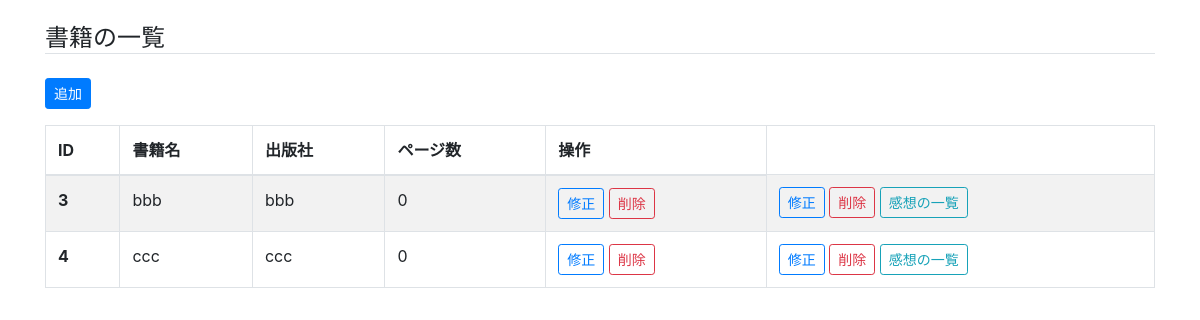
The page /cms/book/ on the database as committed earlier.
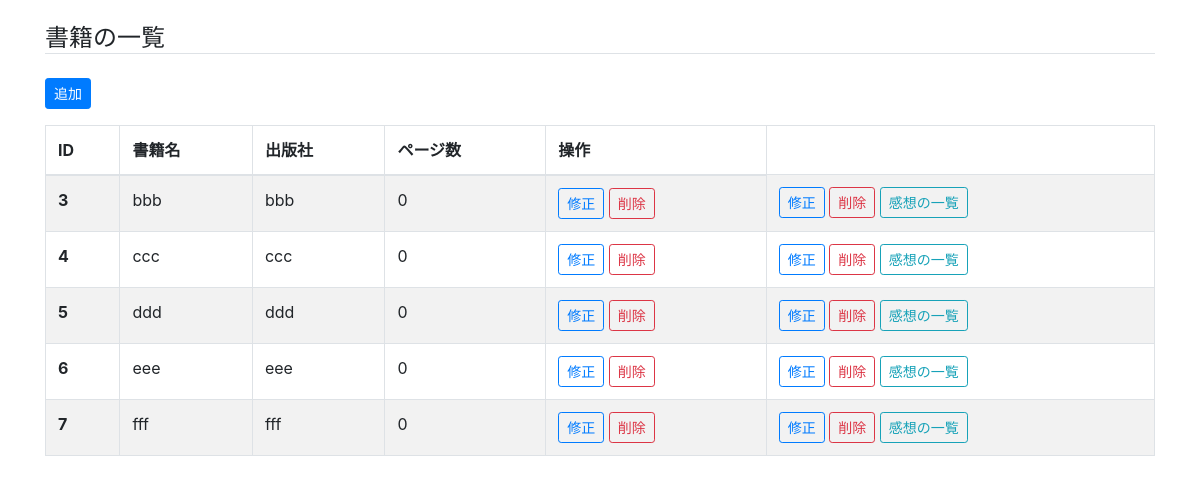
The same page on the database as committed later.
### cms/models.py (models this page shows, shortened)
class Book(models.Model):
    name = models.CharField('書籍名', max_length=255)
    publisher = models.CharField('出版社', max_length=255, blank=True)
    page = models.IntegerField('ページ数', blank=True, default=0)

### cms/views.py (the view)
# urls.py: path('book/', views.book_list, name='book_list'),   # 一覧
def book_list(request):
    books = Book.objects.all().order_by('id')
    return render(request,
                  'cms/book_list.html',     # 使用するテンプレート
                  {'books': books})         # テンプレートに渡すデータ

### cms/templates/cms/book_list.html (shortened to what this page needs)
{% extends "cms/base.html" %}
{% block content %}
    <h4 class="mt-4 border-bottom">書籍の一覧</h4>
    <a href="{% url 'cms:book_add' %}" class="btn btn-primary btn-sm my-3">追加</a>
    <table class="table table-striped table-bordered">
      <thead>
        <tr>
          <th scope="col">ID</th>
          <th scope="col">書籍名</th>
          <th scope="col">出版社</th>
          <th scope="col">ページ数</th>
          <th scope="col">操作</th>
        </tr>
      </thead>
      <tbody>
        {% for book in books %}
        <tr>
          <th scope="row">{{ book.id }}</th>
          <td>{{ book.name }}</td>
          <td>{{ book.publisher }}</td>
          <td>{{ book.page }}</td>
          <td>
            <a href="{% url 'cms:book_mod' book_id=book.id %}" class="btn btn-outline-primary btn-sm">修正</a>
            <a href="{% url 'cms:book_del' book_id=book.id %}" class="btn btn-outline-danger btn-sm">削除</a>
          </td>
            <td>
            <a href="{% url 'cms:book_mod' book_id=book.id %}" class="btn btn-outline-primary btn-sm">修正</a>
            <a href="{% url 'cms:book_del' book_id=book.id %}" class="btn btn-outline-danger btn-sm">削除</a>
            <a href="{% url 'cms:impression_list' book_id=book.id %}" class="btn btn-outline-info btn-sm">感想の一覧</a>
          </td>
        </tr>
        {% endfor %}
      </tbody>
    </table>
{% endblock content %}

### cms/templates/cms/base.html (shortened to what this page needs)
{% load i18n static %}
<!DOCTYPE html>{% get_current_language as LANGUAGE_CODE %}
<html lang="{{ LANGUAGE_CODE|default:"en-us" }}">
<head>
<link rel="stylesheet" href="{% static 'cms/css/bootstrap.min.css' %}">
</head>
<body>
  <div class="container">
    {% block content %}{% endblock %}
  </div>
</body>
</html>

Rows that differ between the two databases and show on the page:
added Book: id "5", name "ddd", publisher "ddd", page "0"
added Book: id "6", name "eee", publisher "eee", page "0"
added Book: id "7", name "fff", publisher "fff", page "0"
